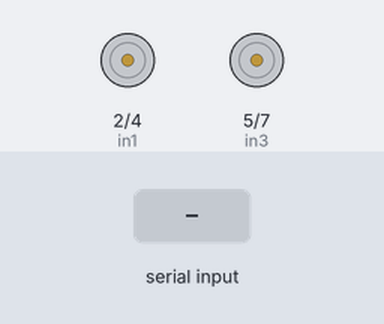
Bench run of a sketch on a simulated Arduino Uno, built with avr-gcc and run on an emulated ATmega328P. On the bench: motor-driver pin pairs drawn as motors (green arrow = first pin HIGH = forward, orange = second pin HIGH = backward, longer = more drive, scaled by the enable pin). Inputs (shaded band) come from the test bench.

Above: at 1.2 s.
1.3 s: "A" received over Serial
At 2.0 s:
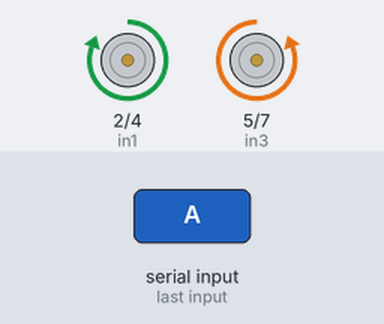
2.8 s: "B" received over Serial
At 3.2 s:
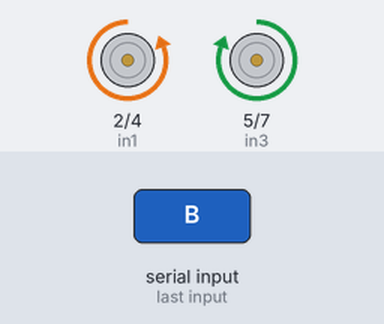
4.3 s: "C" received over Serial
At 5.5 s:
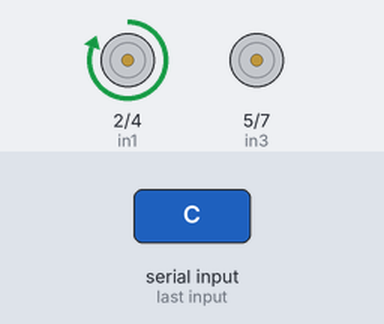
5.8 s: "D" received over Serial
At 6.6 s:
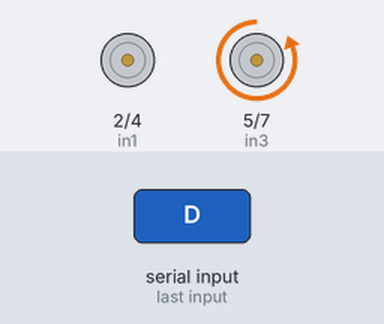
7.3 s: "E" received over Serial
At 7.8 s:
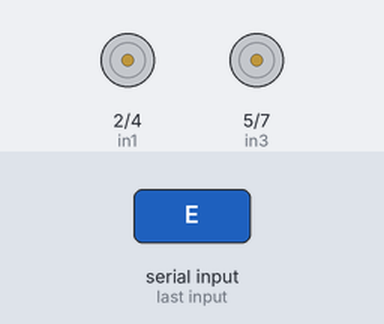
Timing chart, 0 to 9.8 s (numbered marks = the images above; inputs shaded):
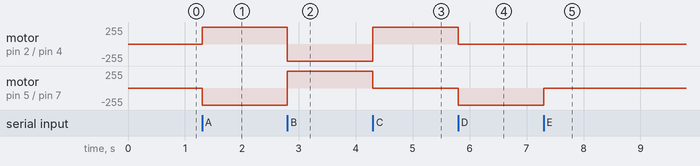

The sketch:

sketch_GUI.ino
```cpp
int in1 = 2;
int in2 = 4;
int enA = 3;

int in3 = 5;
int in4 = 7;
int enB = 6;

void setup() {
  // put your setup code here, to run once:
  pinMode(enA, OUTPUT);
  pinMode(in1, OUTPUT);
  pinMode(in2, OUTPUT);
  pinMode(enB, OUTPUT);
  pinMode(in3, OUTPUT);
  pinMode(in4, OUTPUT);

  Serial.begin(9600);
}

void loop() {
  char data = Serial.read();
  switch (data) {
    case 'A':
  digitalWrite(in1, HIGH); //Move Forwards
  digitalWrite(in2, LOW);
  digitalWrite(in3, LOW);
  digitalWrite(in4, HIGH);
  digitalWrite(enA, 100);
  digitalWrite(enB, 100);break;
    case 'B':
  digitalWrite(in1, LOW); //Move Backwards
  digitalWrite(in2, HIGH);
  digitalWrite(in3, HIGH);
  digitalWrite(in4, LOW);
  digitalWrite(enA, 100);
  digitalWrite(enB, 100);
  delay(1500);break;
    case 'C':
    digitalWrite(in1, HIGH); //Move Left
  digitalWrite(in2, LOW);
  digitalWrite(in3, LOW);
  digitalWrite(in4, HIGH);
  digitalWrite(enA, 100);
  digitalWrite(enB, 0);
  delay(1500);break;
    case 'D':
  digitalWrite(in1, HIGH); //Move Right
  digitalWrite(in2, LOW);
  digitalWrite(in3, LOW);
  digitalWrite(in4, HIGH);
  digitalWrite(enA, 0);
  digitalWrite(enB, 100);
  delay(1500);break;
    case 'E':
  digitalWrite(in1, HIGH); //Move Right
  digitalWrite(in2, LOW);
  digitalWrite(in3, LOW);
  digitalWrite(in4, HIGH);
  digitalWrite(enA, 0);
  digitalWrite(enB, 0);
  delay(1500);break;
    }
  }
```

Measured:
- after the input at 1.3 s, motor on pin 2 (in1) / pin 4 (in2): stopped → forward 255/255 at once; motor on pin 5 (in3) / pin 7 (in4): stopped → backward 255/255 at once
- after the input at 2.8 s, motor on pin 2 (in1) / pin 4 (in2): forward 255/255 → backward 255/255 at once; motor on pin 5 (in3) / pin 7 (in4): backward 255/255 → forward 255/255 at once
- after the input at 4.3 s, motor on pin 2 (in1) / pin 4 (in2): backward 255/255 → forward 255/255 at once; motor on pin 5 (in3) / pin 7 (in4): forward 255/255 → stopped at once
- after the input at 5.8 s, motor on pin 2 (in1) / pin 4 (in2): forward 255/255 → stopped at once; motor on pin 5 (in3) / pin 7 (in4): stopped → backward 255/255 at once
- after the input at 7.3 s, motor on pin 5 (in3) / pin 7 (in4): backward 255/255 → stopped at once
